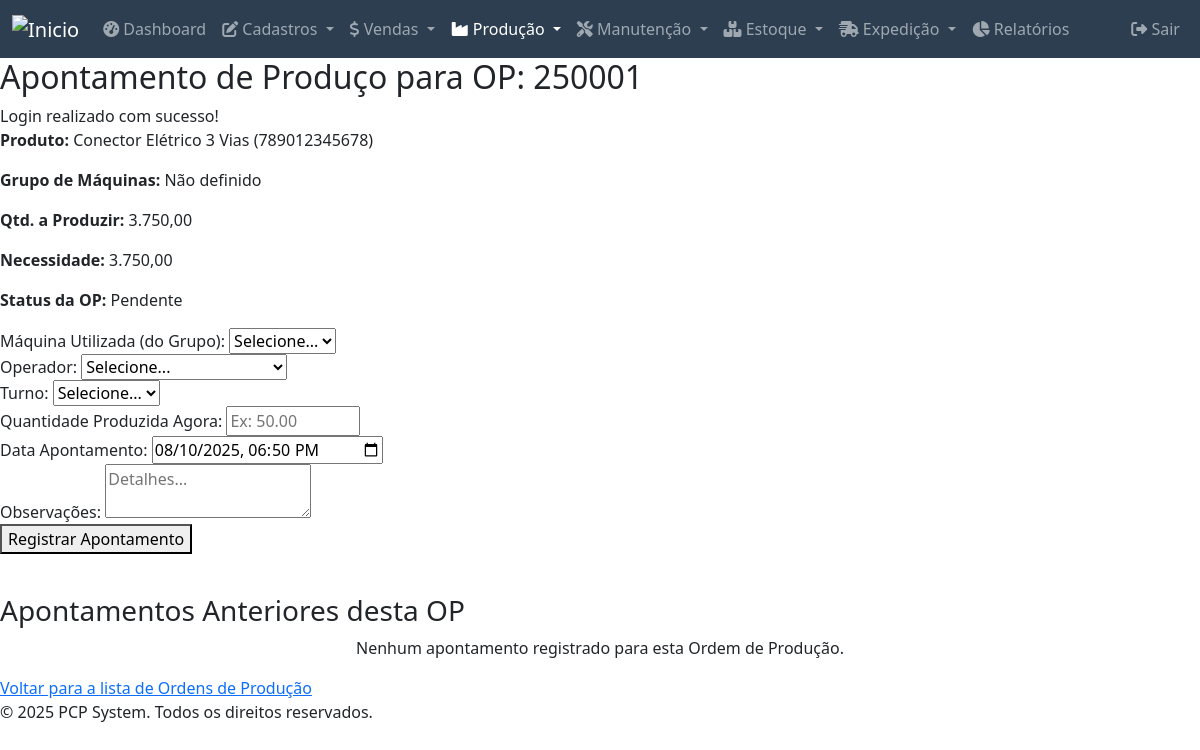
Page /modules/chao_de_fabrica/apontar.php?id=1 (signed in) on the committed database.
### tables this page shows
CREATE TABLE `ordens_producao` (
  `id` int(11) NOT NULL,
  `op_mae_id` int(11) DEFAULT NULL,
  `numero_op` varchar(50) NOT NULL,
  `numero_pedido` varchar(50) DEFAULT NULL,
  `produto_id` int(11) NOT NULL,
  `maquina_id` int(11) DEFAULT NULL,
  `grupo_id` int(11) DEFAULT NULL,
  `quantidade_produzir` decimal(10,2) NOT NULL,
  `data_emissao` date NOT NULL,
  `data_prevista_conclusao` date DEFAULT NULL,
  `data_conclusao` datetime DEFAULT NULL,
  `status` enum('pendente','em_producao','concluida','cancelada') NOT NULL DEFAULT 'pendente',
  `observacoes` text DEFAULT NULL,
  `deleted_at` datetime DEFAULT NULL
);

CREATE TABLE `produtos` (
  `id` int(11) NOT NULL,
  `nome` varchar(40) NOT NULL,
  `codigo` varchar(20) NOT NULL,
  `descricao` varchar(40) NOT NULL,
  `unidade_medida` varchar(10) NOT NULL,
  `estoque_minimo` decimal(10,2) DEFAULT NULL,
  `estoque_atual` decimal(10,2) DEFAULT NULL,
  `estoque_empenhado` decimal(10,2) NOT NULL DEFAULT 0.00,
  `estoque_expedicao` decimal(10,2) NOT NULL DEFAULT 0.00,
  `grupo` varchar(30) NOT NULL,
  `subgrupo` varchar(30) NOT NULL,
  `modelo` varchar(20) DEFAULT NULL,
  `acabamento` varchar(20) DEFAULT NULL,
  `familia` varchar(20) DEFAULT NULL,
  `desenho` varchar(20) DEFAULT NULL,
  `velocidade` decimal(10,2) NOT NULL,
  `perimetro_mm` decimal(10,2) DEFAULT NULL,
  `area_perfil_mm2` decimal(10,2) DEFAULT NULL,
  `codigo2` varchar(20) DEFAULT NULL,
  `unidade_medida2` varchar(5) DEFAULT NULL,
  `espessura` decimal(10,2) NOT NULL,
  `largura` decimal(10,2) NOT NULL,
  `comprimento` decimal(10,2) DEFAULT NULL,
  `altura_embalagem` int(11) DEFAULT NULL,
  `largura_embalagem` int(11) DEFAULT NULL,
  `pecas_por_embalagem` int(11) DEFAULT NULL,
  `pecas_por_fardo` int(11) DEFAULT NULL,
  `deleted_at` datetime DEFAULT NULL
);

### public_html/modules/chao_de_fabrica/apontar.php (the view, shortened to what this page needs)
<?php
$conn = connectDB();
require_once __DIR__ . '/../../includes/header.php';
$op_id = isset($_GET['id']) ? (int)$_GET['id'] : 0;
$sql_op = "SELECT op.*, p.nome AS produto_nome, p.codigo AS produto_codigo, gm.nome_grupo
           FROM ordens_producao op
           JOIN produtos p ON op.produto_id = p.id
           LEFT JOIN grupos_maquinas gm ON op.grupo_id = gm.id
           WHERE op.id = ?";
$op_data = $conn->execute_query($sql_op, [$op_id])->fetch_assoc();
$sql_apontamentos = "SELECT ap.*, m.nome AS maquina_nome, ol.nome AS operador_nome, ol.matricula AS operador_matricula, t.nome_turno
                     FROM apontamentos_producao ap
                     JOIN maquinas m ON ap.maquina_id = m.id
                     LEFT JOIN operadores ol ON ap.operador_id = ol.id
                     LEFT JOIN turnos t ON ap.turno_id = t.id
                     WHERE ap.ordem_producao_id = ? AND ap.deleted_at IS NULL
                     ORDER BY ap.data_apontamento DESC";
$apontamentos_anteriores = $conn->execute_query($sql_apontamentos, [$op_id])->fetch_all(MYSQLI_ASSOC);
$quantidade_total_apontada = (float)($conn->execute_query("SELECT SUM(COALESCE(quantidade_produzida, 0.00)) AS total FROM apontamentos_producao WHERE ordem_producao_id = ? AND deleted_at IS NULL", [$op_id])->fetch_assoc()['total'] ?? 0.00);
$necessidade_real = max(0, (float)$op_data['quantidade_produzir'] - $quantidade_total_apontada);
?>
<h2>Apontamento de Produço para OP: <?php echo htmlspecialchars($op_data['numero_op']); ?></h2>
<?php if (isset($_SESSION['message'])): ?>
    <div class="message <?php echo htmlspecialchars($_SESSION['message_type']); ?>"><?php echo $_SESSION['message']; ?></div>
<?php endif; ?>
<div class="op-details">
    <p><strong>Produto:</strong> <?php echo htmlspecialchars($op_data['produto_nome'] . ' (' . $op_data['produto_codigo'] . ')'); ?></p>
    <p><strong>Grupo de Máquinas:</strong> <?php echo htmlspecialchars($op_data['nome_grupo'] ?? 'Não definido'); ?></p>
    <p><strong>Qtd. a Produzir:</strong> <?php echo number_format($op_data['quantidade_produzir'], 2, ',', '.'); ?></p>
    <p><strong>Necessidade:</strong> <?php echo number_format($necessidade_real, 2, ',', '.'); ?></p>
    <p><strong>Status da OP:</strong> <span class="status-<?php echo htmlspecialchars($op_data['status']); ?>"><?php echo htmlspecialchars(ucfirst($op_data['status'])); ?></span></p>
</div>
<?php if ($op_data['status'] !== 'concluida' && $op_data['status'] !== 'cancelada'): ?>
<form action="apontar.php?id=<?php echo $op_data['id']; ?>" method="POST">
    <div class="form-group">
        <label for="maquina_id">Máquina Utilizada (do Grupo):</label>
        <select id="maquina_id" name="maquina_id" required>
            <option value="">Selecione...</option>
        </select>
    </div>
    <div class="form-group">
        <label for="operador_id">Operador:</label>
        <select id="operador_id" name="operador_id" required>
            <option value="">Selecione...</option>
        </select>
    </div>
    <div class="form-group">
        <label for="turno_id">Turno:</label>
        <select id="turno_id" name="turno_id" required>
            <option value="">Selecione...</option>
        </select>
    </div>
    <div class="form-group">
        <label for="quantidade_produzida">Quantidade Produzida Agora:</label>
        <input type="number" id="quantidade_produzida" name="quantidade_produzida" step="0.01" required min="0.01" max="<?php echo $necessidade_real; ?>" placeholder="Ex: 50.00">
    </div>
    <div class="form-group">
        <label for="data_apontamento">Data Apontamento:</label>
        <input type="datetime-local" id="data_apontamento" name="data_apontamento" value="<?php echo date('Y-m-d\TH:i'); ?>" required>
    </div>
    <div class="form-group full-width">
        <label for="observacoes_apontamento">Observações:</label>
        <textarea id="observacoes_apontamento" name="observacoes_apontamento" placeholder="Detalhes..."></textarea>
    </div>
    <button type="submit" class="button submit">Registrar Apontamento</button>
</form>
<?php else: ?>
    <p class="success" style="text-align: center;">Esta Ordem de Produço já foi concluída ou cancelada.</p>
<?php endif; ?>
<h3 style="margin-top: 40px;">Apontamentos Anteriores desta OP</h3>
<?php if (!empty($apontamentos_anteriores)): ?>
    <table>
        <thead>
            <tr>
                <th>Data</th>
                <th>Máquina</th>
                <th>Operador</th>
                <th>Turno</th>
                <th>Qtde</th>
                <th>Lote</th>
                <th>Ações</th>
            </tr>
        </thead>
        <tbody>
            <?php foreach ($apontamentos_anteriores as $apontamento): ?>
                <tr>
                    <td><?php echo date('d/m/Y H:i', strtotime($apontamento['data_apontamento'])); ?></td>
                    <td><?php echo htmlspecialchars($apontamento['maquina_nome'] ?? 'N/A'); ?></td>
                    <td><?php echo htmlspecialchars($apontamento['operador_nome'] ?? 'N/A') . ' (' . htmlspecialchars($apontamento['operador_matricula'] ?? 'N/A') . ')'; ?></td>
                    <td><?php echo htmlspecialchars($apontamento['nome_turno'] ?? 'N/A'); ?></td>
                    <td><?php echo number_format($apontamento['quantidade_produzida'], 2, ',', '.'); ?></td>
                    <td><?php echo htmlspecialchars($apontamento['lote_numero'] ?? 'N/A'); ?></td>
                    <td>
                        <a href="editar_apontamento.php?id=<?php echo $apontamento['id']; ?>" class="button edit small">Editar</a>
                        <button class="button delete small" onclick="showDeleteModal('apontamentos_producao', <?php echo $apontamento['id']; ?>)">Excluir</button>
                        <a href="" onclick="openLabelModal('<?php echo BASE_URL; ?>/modules/ordens_producao/gerar_etiqueta.php?id=<?php echo $apontamento['id']; ?>'); return false;" class="button small">Imprimir</a>
                    </td>
                </tr>
            <?php endforeach; ?>
        </tbody>
    </table>
<?php else: ?>
    <p style="text-align: center;">Nenhum apontamento registrado para esta Ordem de Produção.</p>
<?php endif; ?>
<a href="index.php" class="back-link">Voltar para a lista de Ordens de Produção</a>
<?php
require_once __DIR__ . '/../../includes/footer.php';
?>

### rows in the picture
ordens_producao: numero_op "250001", produto.codigo "Conector Elétrico 3 Vias (789012345678)", quantidade_produzir "3.750,00", status "Pendente"

### other values in the picture
$_SESSION['message'] "Login realizado com sucesso!"
$op_data['nome_grupo'] "Não definido"
$necessidade_real "3.750,00"
